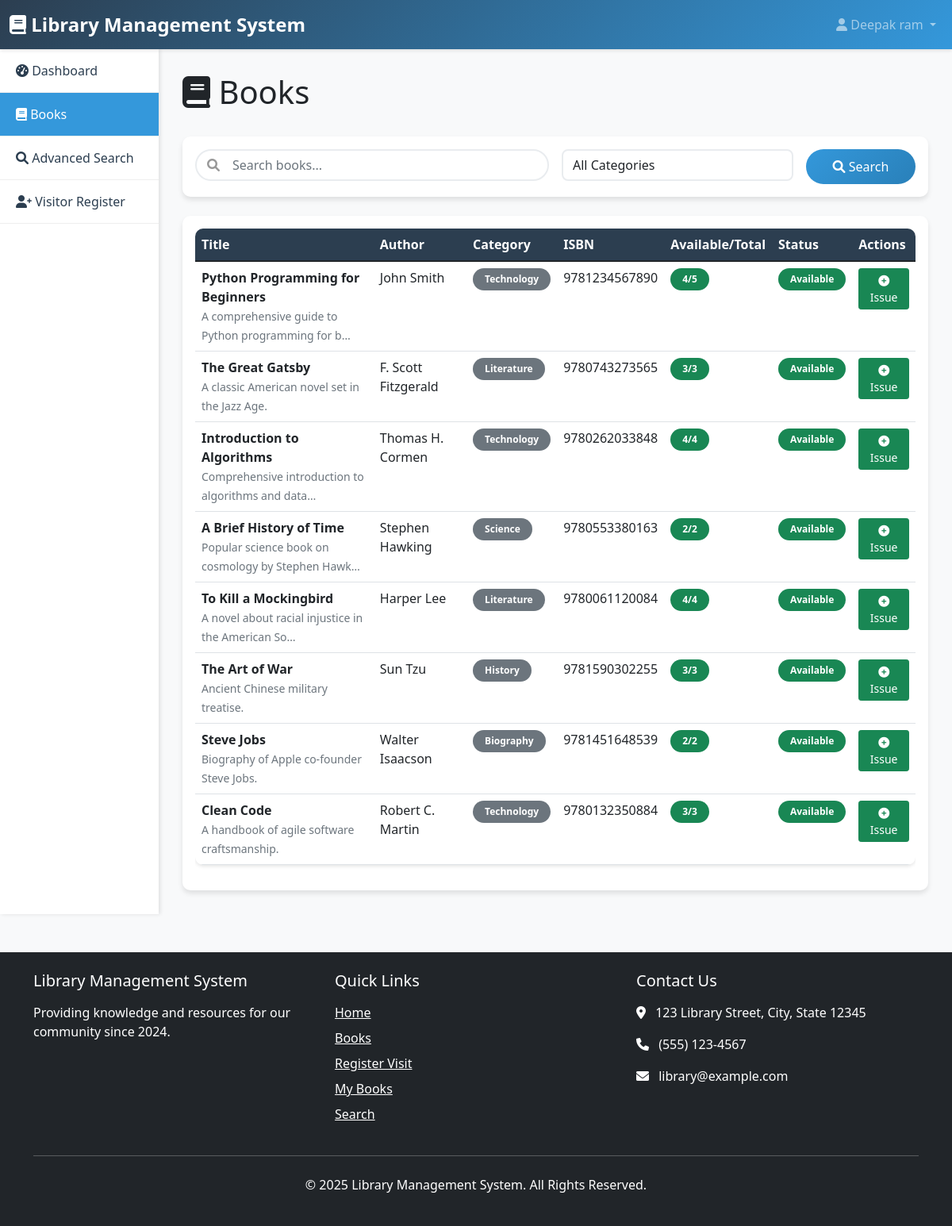
/books/ (signed in), run on the app's committed database.
### library/models.py (models this page shows, shortened)
class Book(models.Model):
    title = models.CharField(max_length=200)
    author = models.CharField(max_length=200)
    isbn = models.CharField(max_length=13, unique=True)
    category = models.ForeignKey(Category, on_delete=models.CASCADE)
    total_copies = models.PositiveIntegerField(default=1)
    available_copies = models.PositiveIntegerField(default=1)
    publication_date = models.DateField()
    publisher = models.CharField(max_length=200)
    description = models.TextField(blank=True)
    book_image = models.ImageField(upload_to='book_images/', blank=True, null=True)
    added_date = models.DateTimeField(auto_now_add=True)
    updated_date = models.DateTimeField(auto_now=True)
    @property
    def is_available(self):
        return self.available_copies > 0

class Category(models.Model):
    name = models.CharField(max_length=100, unique=True)
    description = models.TextField(blank=True)
    created_at = models.DateTimeField(auto_now_add=True)
    class Meta:
        verbose_name_plural = "Categories"

### library/views.py (the view)
# urls.py: path('books/', views.book_list, name='book_list'),
@login_required
def book_list(request):
    books = Book.objects.select_related('category').all()
    categories = Category.objects.all()
    search_query = request.GET.get('search', '')
    category_filter = request.GET.get('category', '')
    if search_query:
        books = books.filter(
            Q(title__icontains=search_query) |
            Q(author__icontains=search_query) |
            Q(isbn__icontains=search_query)
        )
    if category_filter:
        books = books.filter(category_id=category_filter)
    paginator = Paginator(books, 10)
    page_number = request.GET.get('page')
    page_obj = paginator.get_page(page_number)
    context = {
        'page_obj': page_obj,
        'categories': categories,
        'search_query': search_query,
        'category_filter': category_filter,
    }
    return render(request, 'library/book_list.html', context)

### templates/library/book_list.html (shortened to what this page needs)
{% extends 'base.html' %}
{% block content %}
<div class="d-flex justify-content-between align-items-center mb-4">
    <h1><i class="fas fa-book"></i> Books</h1>
</div>
<div class="card mb-4">
    <div class="card-body">
        <form method="get" class="row g-3">
            <div class="col-md-6">
                <div class="search-box">
                    <i class="fas fa-search"></i>
                    <input type="text" class="form-control" name="search" placeholder="Search books..." value="{{ search_query }}">
                </div>
            </div>
            <div class="col-md-4">
                <select name="category" class="form-control">
                    <option value="">All Categories</option>
                </select>
            </div>
            <div class="col-md-2">
                <button type="submit" class="btn btn-primary w-100">
                    <i class="fas fa-search"></i> Search
                </button>
            </div>
        </form>
    </div>
</div>
<div class="card">
    <div class="card-body">
        {% if page_obj %}
            <div class="table-responsive">
                <table class="table table-hover">
                    <thead>
                        <tr>
                            <th>Title</th>
                            <th>Author</th>
                            <th>Category</th>
                            <th>ISBN</th>
                            <th>Available/Total</th>
                            <th>Status</th>
                            <th>Actions</th>
                        </tr>
                    </thead>
                    <tbody>
                        {% for book in page_obj %}
                        <tr>
                            <td>
                                <strong>{{ book.title }}</strong>
                                {% if book.description %}
                                    <br><small class="text-muted">{{ book.description|truncatechars:50 }}</small>
                                {% endif %}
                            </td>
                            <td>{{ book.author }}</td>
                            <td><span class="badge bg-secondary">{{ book.category.name }}</span></td>
                            <td>{{ book.isbn }}</td>
                            <td>
                                <span class="badge {% if book.available_copies > 0 %}bg-success{% else %}bg-danger{% endif %}">
                                    {{ book.available_copies }}/{{ book.total_copies }}
                                </span>
                            </td>
                            <td>
                                {% if book.is_available %}
                                    <span class="badge bg-success">Available</span>
                                {% else %}
                                    <span class="badge bg-danger">Not Available</span>
                                {% endif %}
                            </td>
                            <td>
                                <div class="btn-group" role="group">
                                    {% if user.is_authenticated %}
                                        {% if book.is_available %}
                                            <a href="{% url 'issue_book_self' book.pk %}" class="btn btn-sm btn-success" onclick="return confirm('Are you sure you want to issue this book?')">
                                                <i class="fas fa-plus-circle"></i> Issue
                                            </a>
                                        {% endif %}
                                    {% endif %}
                                </div>
                            </td>
                        </tr>
                        {% endfor %}
                    </tbody>
                </table>
            </div>
        {% else %}
            <div class="text-center py-5">
                <i class="fas fa-book fa-3x text-muted mb-3"></i>
                <h5>No books found</h5>
                <p class="text-muted">Try adjusting your search criteria</p>
            </div>
        {% endif %}
    </div>
</div>
{% endblock %}

### templates/base.html (shortened to what this page needs)
<!DOCTYPE html>
<html lang="en">
<head>
    <link href="https://cdn.jsdelivr.net/npm/bootstrap@5.1.3/dist/css/bootstrap.min.css" rel="stylesheet">
    <link href="https://cdnjs.cloudflare.com/ajax/libs/font-awesome/6.0.0/css/all.min.css" rel="stylesheet">
</head>
<body>
    <nav class="navbar navbar-expand-lg navbar-dark">
        <div class="container-fluid">
            <a class="navbar-brand" href="{% if user.is_authenticated %}{% url 'dashboard' %}{% else %}{% url 'home' %}{% endif %}">
                <i class="fas fa-book"></i> Library Management System
            </a>
            <div class="collapse navbar-collapse" id="navbarNav">
                <ul class="navbar-nav ms-auto">
                    {% if user.is_authenticated %}
                        <li class="nav-item dropdown">
                            <a class="nav-link dropdown-toggle" href="#" id="navbarDropdown" role="button" data-bs-toggle="dropdown">
                                <i class="fas fa-user"></i> {{ user.get_full_name|default:user.username }}
                            </a>
                        </li>
                    {% endif %}
                </ul>
            </div>
        </div>
    </nav>
    <div class="container-fluid">
        <div class="row">
            {% if user.is_authenticated %}
            <div class="col-md-3 col-lg-2 sidebar">
                <nav class="nav flex-column">
                    <a class="nav-link {% if request.resolver_match.url_name == 'dashboard' %}active{% endif %}" href="{% url 'dashboard' %}">
                        <i class="fas fa-tachometer-alt"></i> Dashboard
                    </a>
                    <a class="nav-link {% if 'book' in request.resolver_match.url_name %}active{% endif %}" href="{% url 'book_list' %}">
                        <i class="fas fa-book"></i> Books
                    </a>
                    <a class="nav-link {% if request.resolver_match.url_name == 'search' %}active{% endif %}" href="{% url 'search' %}">
                        <i class="fas fa-search"></i> Advanced Search
                    </a>
                    <a class="nav-link" href="{% url 'visitor_register' %}">
                        <i class="fas fa-user-plus"></i> Visitor Register
                    </a>
                </nav>
            </div>
            {% endif %}
            <div class="{% if user.is_authenticated %}col-md-9 col-lg-10{% else %}col-12{% endif %} main-content">
                {% block content %}{% endblock %}
            </div>
        </div>
    </div>
    <footer class="mt-5 py-4 bg-dark text-white">
        <div class="container">
            <div class="row">
                <div class="col-md-4 mb-4 mb-md-0">
                    <h5 class="mb-3">Library Management System</h5>
                    <p>Providing knowledge and resources for our community since 2024.</p>
                </div>
                <div class="col-md-4 mb-4 mb-md-0">
                    <h5 class="mb-3">Quick Links</h5>
                    <ul class="list-unstyled">
                        <li class="mb-2"><a href="{% url 'home' %}" class="text-white">Home</a></li>
                        <li class="mb-2"><a href="{% url 'book_list' %}" class="text-white">Books</a></li>
                        <li class="mb-2"><a href="{% url 'visitor_register' %}" class="text-white">Register Visit</a></li>
                        {% if user.is_authenticated %}
                            <li class="mb-2"><a href="{% url 'my_books' %}" class="text-white">My Books</a></li>
                            <li class="mb-2"><a href="{% url 'search' %}" class="text-white">Search</a></li>
                        {% else %}
                            <li class="mb-2"><a href="{% url 'login' %}" class="text-white">Login</a></li>
                            <li class="mb-2"><a href="{% url 'register' %}" class="text-white">Register</a></li>
                        {% endif %}
                    </ul>
                </div>
                <div class="col-md-4">
                    <h5 class="mb-3">Contact Us</h5>
                    <address>
                        <p><i class="fas fa-map-marker-alt me-2"></i> 123 Library Street, City, State 12345</p>
                        <p><i class="fas fa-phone me-2"></i> (555) 123-4567</p>
                        <p><i class="fas fa-envelope me-2"></i> library@example.com</p>
                    </address>
                </div>
            </div>
            <hr class="my-4">
            <div class="text-center">
                <p>&copy; {% now "Y" %} Library Management System. All Rights Reserved.</p>
            </div>
        </div>
    </footer>
</body>
</html>

### templates/base.html (style rules this page uses)
:root { --primary-color: #2c3e50; --secondary-color: #3498db; --success-color: #27ae60; --warning-color: #f39c12; --danger-color: #e74c3c; }
body { background-color: #f8f9fa; font-family: 'Segoe UI', Tahoma, Geneva, Verdana, sans-serif; }
.navbar { background: linear-gradient(135deg, var(--primary-color), var(--secondary-color)); box-shadow: 0 2px 4px rgba(0,0,0,0.1); }
.navbar-brand { font-weight: bold; font-size: 1.5rem; }
.sidebar { background: white; min-height: calc(100vh - 76px); box-shadow: 2px 0 5px rgba(0,0,0,0.1); padding: 0; }
.sidebar .nav-link { color: var(--primary-color); padding: 15px 20px; border-bottom: 1px solid #eee; transition: all 0.3s ease; }
.sidebar .nav-link.active { background-color: var(--secondary-color); color: white; }
.main-content { padding: 30px; }
.card { border: none; border-radius: 10px; box-shadow: 0 4px 6px rgba(0,0,0,0.1); transition: transform 0.3s ease; }
.btn-primary { background: linear-gradient(135deg, var(--secondary-color), #2980b9); border: none; border-radius: 25px; padding: 10px 25px; transition: all 0.3s ease; }
.table { background: white; border-radius: 10px; overflow: hidden; box-shadow: 0 2px 4px rgba(0,0,0,0.1); }
.table thead { background: var(--primary-color); color: white; }
.badge { border-radius: 20px; padding: 8px 15px; }
.search-box { position: relative; }
.search-box input { border-radius: 25px; padding-left: 45px; }
.search-box i { position: absolute; left: 15px; top: 50%; transform: translateY(-50%); color: #999; }
.form-control { border-radius: 8px; border: 2px solid #e9ecef; transition: border-color 0.3s ease; }

### data on the page
Book: title "Python Programming for Beginners", description "A comprehensive guide to Python programming for b…", author "John Smith", category.name "Technology", isbn "9781234567890", available_copies "4", total_copies "5", shows "Available", shows "Issue"
Book: title "The Great Gatsby", description "A classic American novel set in the Jazz Age.", author "F. Scott Fitzgerald", category.name "Literature", isbn "9780743273565", available_copies "3", total_copies "3", shows "Available", shows "Issue"
Book: title "Introduction to Algorithms", description "Comprehensive introduction to algorithms and data…", author "Thomas H. Cormen", category.name "Technology", isbn "9780262033848", available_copies "4", total_copies "4", shows "Available", shows "Issue"
Book: title "A Brief History of Time", description "Popular science book on cosmology by Stephen Hawk…", author "Stephen Hawking", category.name "Science", isbn "9780553380163", available_copies "2", total_copies "2", shows "Available", shows "Issue"
Book: title "To Kill a Mockingbird", description "A novel about racial injustice in the American So…", author "Harper Lee", category.name "Literature", isbn "9780061120084", available_copies "4", total_copies "4", shows "Available", shows "Issue"
Book: title "The Art of War", description "Ancient Chinese military treatise.", author "Sun Tzu", category.name "History", isbn "9781590302255", available_copies "3", total_copies "3", shows "Available", shows "Issue"
Book: title "Steve Jobs", description "Biography of Apple co-founder Steve Jobs.", author "Walter Isaacson", category.name "Biography", isbn "9781451648539", available_copies "2", total_copies "2", shows "Available", shows "Issue"
Book: title "Clean Code", description "A handbook of agile software craftsmanship.", author "Robert C. Martin", category.name "Technology", isbn "9780132350884", available_copies "3", total_copies "3", shows "Available", shows "Issue"

### other printed values
{{ user.get_full_name|default:user.username }} "Deepak ram"
